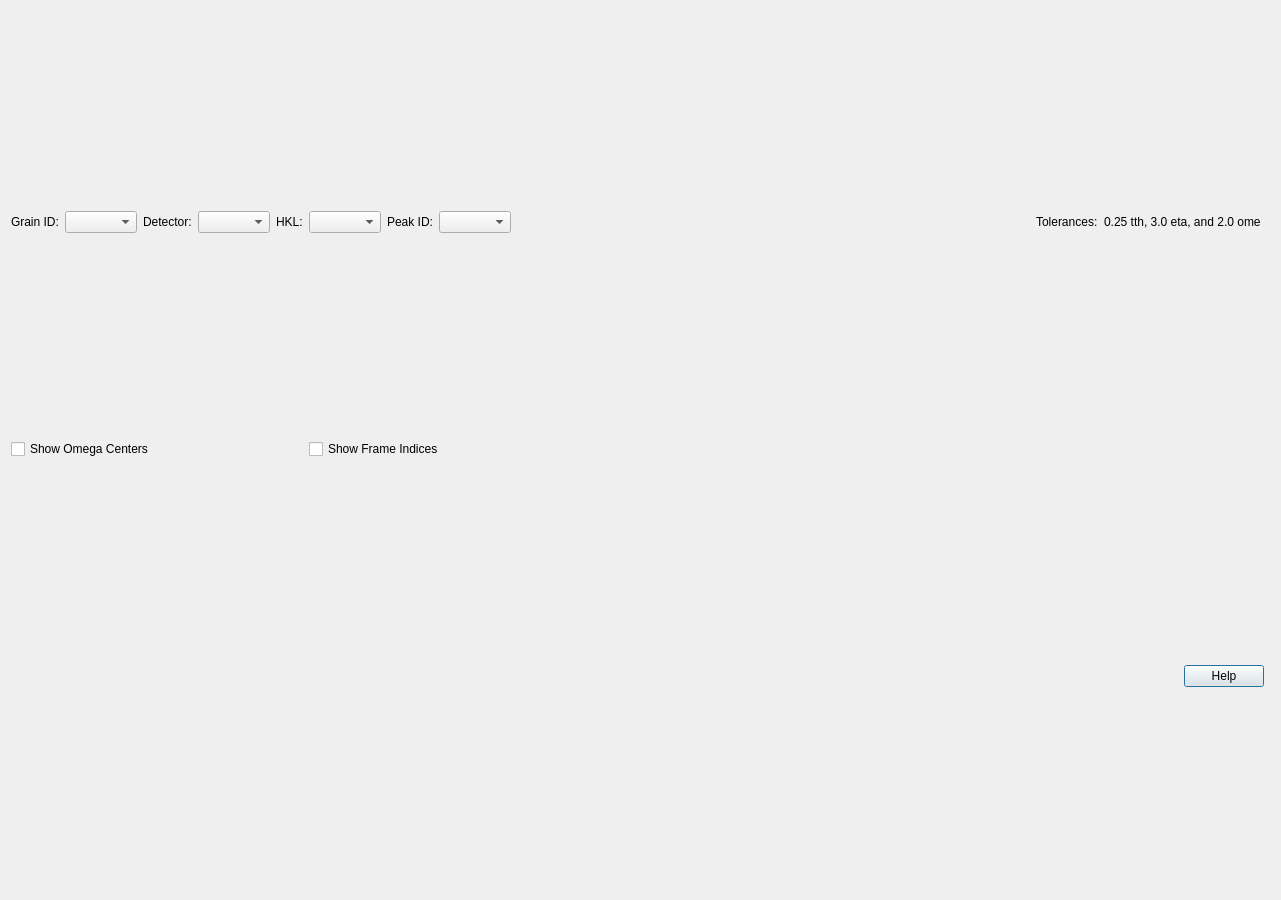
<?xml version="1.0" encoding="UTF-8"?>
<ui version="4.0">
 <class>view_spots_dialog</class>
 <widget class="QDialog" name="view_spots_dialog">
  <property name="geometry">
   <rect>
    <x>0</x>
    <y>0</y>
    <width>1281</width>
    <height>900</height>
   </rect>
  </property>
  <property name="minimumSize">
   <size>
    <width>0</width>
    <height>600</height>
   </size>
  </property>
  <property name="windowTitle">
   <string>View Spots</string>
  </property>
  <property name="styleSheet">
   <string notr="true"/>
  </property>
  <layout class="QGridLayout" name="gridLayout">
   <item row="1" column="3">
    <widget class="QComboBox" name="detector">
     <property name="styleSheet">
      <string notr="true">combobox-popup: 0;</string>
     </property>
     <property name="sizeAdjustPolicy">
      <enum>QComboBox::AdjustToContents</enum>
     </property>
    </widget>
   </item>
   <item row="1" column="10">
    <widget class="QLabel" name="tolerances_label">
     <property name="text">
      <string>Tolerances:</string>
     </property>
    </widget>
   </item>
   <item row="1" column="1">
    <widget class="QComboBox" name="grain_id">
     <property name="styleSheet">
      <string notr="true">combobox-popup: 0;</string>
     </property>
     <property name="sizeAdjustPolicy">
      <enum>QComboBox::AdjustToContents</enum>
     </property>
    </widget>
   </item>
   <item row="1" column="7">
    <widget class="QComboBox" name="peak_id">
     <property name="styleSheet">
      <string notr="true">combobox-popup: 0;</string>
     </property>
     <property name="sizeAdjustPolicy">
      <enum>QComboBox::AdjustToContents</enum>
     </property>
    </widget>
   </item>
   <item row="3" column="0" colspan="13">
    <layout class="QVBoxLayout" name="canvas_layout"/>
   </item>
   <item row="1" column="6">
    <widget class="QLabel" name="peak_id_label">
     <property name="text">
      <string>Peak ID:</string>
     </property>
     <property name="alignment">
      <set>Qt::AlignLeading|Qt::AlignLeft|Qt::AlignVCenter</set>
     </property>
    </widget>
   </item>
   <item row="1" column="0">
    <widget class="QLabel" name="grain_id_label">
     <property name="text">
      <string>Grain ID:</string>
     </property>
    </widget>
   </item>
   <item row="1" column="5">
    <widget class="QComboBox" name="hkl">
     <property name="styleSheet">
      <string notr="true">combobox-popup: 0;</string>
     </property>
     <property name="sizeAdjustPolicy">
      <enum>QComboBox::AdjustToContents</enum>
     </property>
    </widget>
   </item>
   <item row="1" column="11">
    <widget class="QLabel" name="tolerances">
     <property name="text">
      <string>0.25 tth, 3.0 eta, and 2.0 ome </string>
     </property>
    </widget>
   </item>
   <item row="2" column="5" colspan="3">
    <widget class="QCheckBox" name="show_frame_indices">
     <property name="text">
      <string>Show Frame Indices</string>
     </property>
    </widget>
   </item>
   <item row="1" column="2">
    <widget class="QLabel" name="detector_label">
     <property name="text">
      <string>Detector:</string>
     </property>
    </widget>
   </item>
   <item row="2" column="0" colspan="4">
    <widget class="QCheckBox" name="show_ome_centers">
     <property name="text">
      <string>Show Omega Centers</string>
     </property>
    </widget>
   </item>
   <item row="1" column="9">
    <spacer name="horizontal_spacer">
     <property name="orientation">
      <enum>Qt::Horizontal</enum>
     </property>
     <property name="sizeHint" stdset="0">
      <size>
       <width>40</width>
       <height>20</height>
      </size>
     </property>
    </spacer>
   </item>
   <item row="1" column="4">
    <widget class="QLabel" name="hkl_label">
     <property name="text">
      <string>HKL:</string>
     </property>
     <property name="alignment">
      <set>Qt::AlignLeading|Qt::AlignLeft|Qt::AlignVCenter</set>
     </property>
    </widget>
   </item>
   <item row="4" column="0" colspan="12">
    <widget class="QDialogButtonBox" name="button_box">
     <property name="standardButtons">
      <set>QDialogButtonBox::Help</set>
     </property>
    </widget>
   </item>
  </layout>
 </widget>
 <tabstops>
  <tabstop>grain_id</tabstop>
  <tabstop>detector</tabstop>
  <tabstop>hkl</tabstop>
  <tabstop>peak_id</tabstop>
 </tabstops>
 <resources/>
 <connections/>
</ui>
